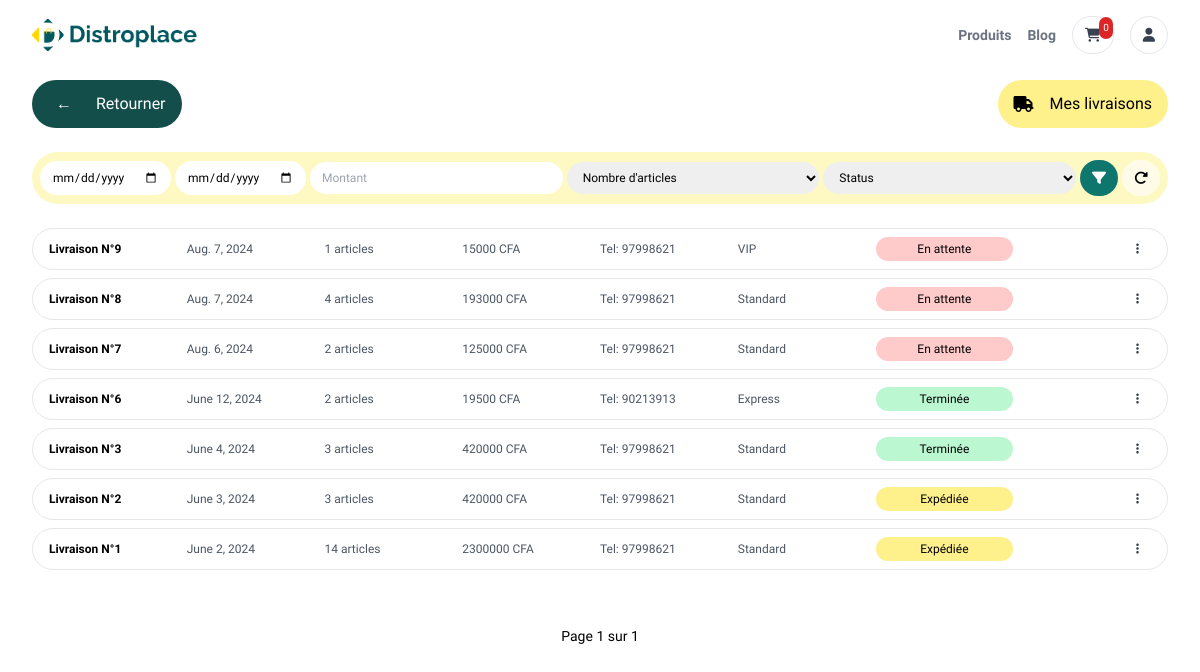
Screenshot of /store/deliveries/ (signed in) with the database file from the repository.
### store/models.py (models this page shows, shortened)
class Delivery(models.Model):
    order = models.ForeignKey(
        Order, on_delete=models.SET_NULL, null=True)
    delivery_type = models.ForeignKey(
        DeliveryType, on_delete=models.SET_NULL, default=1, null=True)
    client = models.ForeignKey(
        CustomUser, on_delete=models.SET_NULL, null=True)
    items = models.IntegerField(default=0)
    phone = models.CharField(max_length=255)
    address = models.CharField(max_length=255)
    amount_due = models.IntegerField(default=0, blank=True, null=True)
    amount_paid = models.IntegerField(default=0, blank=True, null=True)
    status = models.CharField(
        max_length=50, choices=delivery_statuses, default='pending')
    is_vip = models.BooleanField(default=False)
    d_day = models.DateField(default=get_tomorrow)
    timestamp = models.DateTimeField(auto_now_add=True)
    is_cancelled = models.BooleanField(default=False)
    observation = models.CharField(max_length=500, blank=True, null=True)
    signature = models.ImageField(
        upload_to='signatures/deliveries/', null=True, blank=True)

class DeliveryType(models.Model):
    title = models.CharField(max_length=255)
    price = models.IntegerField(default=1000)
    eta = models.IntegerField(default=3)
    def __str__(self):
        return str(self.title)

### store/views.py (the view)
# urls.py: path('deliveries/', dash_deliveries, name='dash_deliveries'),
@login_required(login_url='login')
def deliveries(req):
    user = req.user
    min_date_query = req.GET.get('min_date')
    max_date_query = req.GET.get('max_date')
    phone_query = req.GET.get('phone')
    amount_query = req.GET.get('amount')
    items_query = req.GET.get('items')
    status_query = req.GET.get('status')
    if not user.is_staff:
        base_query = Delivery.objects.filter(
            client=user).order_by('-timestamp')
    else:
        base_query = Delivery.objects.all().order_by('-timestamp')
    if min_date_query:
        base_query = base_query.filter(timestamp__date__gte=min_date_query)
    if max_date_query:
        base_query = base_query.filter(timestamp__date__lte=max_date_query)
    if phone_query:
        base_query = base_query.filter(phone=phone_query)
    if amount_query:
        base_query = base_query.filter(amount=amount_query)
    if items_query:
        base_query = base_query.filter(items=items_query)
    if status_query:
        base_query = base_query.filter(status=status_query)
    objects = paginate_objects(req, base_query)
    context = {
        "deliveries_page": "active",
        'title': 'deliveries',
        'objects': objects,
    }
    return render(req, 'store/deliveries.html', context)

### store/cart.py (called while the page is built)
    def __len__(self):
        return sum(item['quantity'] for item in self.cart.values())

### store/context_processors.py (called while the page is built)
def cart(request):
    return {'cart': Cart(request)}

### utils.py (called while the page is built)
def h_encode(id):
    return hashids.encode(id)

def paginate_objects(req, obj_list, obj_count=12):
    p = Paginator(obj_list, obj_count)
    page = req.GET.get('page')
    objects = p.get_page(page)
    return objects

    def to_url(self, value):
        return h_encode(value)

### store/templates/store/deliveries.html (shortened to what this page needs)
{% extends 'main.html' %} {% load static %} {% block content %}
<div class="px-4 lg:px-8 max-w-7xl mx-auto flex flex-col gap-6">
  <div class="flex justify-between">
    <div
      class="bg-teal-900 py-2 px-4 rounded-full flex items-center text-white gap-4"
    >
      <a
        id="back-button"
        class="inline-block px-2 py-1 font-bold hover:bg-yellow-300 hover:text-black rounded-full transition-all duration-300"
        href="#"
        >&larr;</a
      >
      Retourner
    </div>
    <span
      class="flex items-center gap-4 py-2 px-4 rounded-full bg-yellow-200 text-black"
      ><i class="fa-solid fa-truck"></i> Mes livraisons</span
    >
  </div>
  <form
    id="filter"
    class="p-2 w-full bg-yellow-100 rounded-full flex justify-between items-center gap-1 text-sm xl:text-sm"
  >
    <section class="w-full flex justify-between items-center gap-1 text-xs">
      {% include 'dashboard/components/date_margins.html' %}
      <input
        placeholder="Montant"
        name="amount"
        type="text"
        class="px-3 py-2 rounded-full focus:bg-gray-100 outilne-none w-full cursor-pointer"
      />
      <select
        name="items"
        class="hidden md:inline px-3 py-2 rounded-full focus:bg-gray-100 outilne-none w-full"
      >
        <option value="" selected disabled>Nombre d'articles</option>
      </select>
      <select
        name="status"
        class="hidden sm:flex px-3 py-2 rounded-full focus:bg-gray-100 outilne-none w-full cursor-pointer"
      >
        <option value="" selected="true" disabled="disabled">Status</option>
      </select>
    </section>
    <button
      class="px-3 py-2 bg-teal-700 hover:bg-teal-900 text-white hover:text-yellow-300 rounded-full transition duration-200 ease-in"
      type="submit"
    >
      <i class="fa-solid fa-filter"></i>
    </button>
    <button
      class="px-3 py-2 bg-yellow-50 hover:bg-yellow-300 hover:text-black rounded-full transition duration-200 ease-in"
      hx-on:click="clearForm('filter')"
      type="submit"
    >
      <i class="fa-solid fa-rotate-right"></i>
    </button>
  </form>
  {% if not objects %}
  <div class="flex flex-col items-center gap-4 my-20 mx-auto">
    <i class="fa-solid fa-truck text-teal-900 text-9xl"></i>
    <span>Aucune livraison trouvée</span>
  </div>
  {% else %}
  <div class="flex flex-col gap-2">
    {% for obj in objects %}
    {% include 'store/components/delivery_card.html' %}
    {% endfor %}
  </div>
  {% include 'paginator.html' %}
  {% endif %}
</div>
{% endblock %}

### store/templates/store/components/delivery_card.html (shortened to what this page needs)
{% load static %}
<div
  class="py-2 px-4 w-full bg-white hover:bg-gray-100 {% if obj.status == 'cancelled' %} text-gray-400 {% else %}  text-gray-600 {% endif %} text-xs xl:text-sm flex justify-between items-center lg:grid lg:grid-cols-8 rounded-full border hover:shadow-lg transition duration-200 ease-in"
>
  <h3 class="font-bold text-black">Livraison N°{{obj.id}}</h3>
  <p>
    {{obj.d_day}}
  </p>
  <p>
    {{obj.items}} articles
  </p>
  <p>
    {{obj.amount_due}} CFA
  </p>
  <p>
    Tel:
    {{obj.phone}}
  </p>
  <p>
    {{obj.delivery_type}}
  </p>
  {% include 'store/components/delivery_status.html' %}
  <div class="w-full text-end relative text-gray-700">
    <button
      type="button"
      class="hover:text-black bg-white hover:text-teal-700 px-3 py-1 rounded-full"
      name="deliverySentry"
      id="deliverySentry"
      aria-expanded="false"
      aria-haspopup="true"
      onclick="toggleHostActionDropdown(this,'{{obj.id}}')"
    >
      <i class="fa-sharp fa-solid fa-ellipsis-vertical"></i>
    </button>
  </div>
</div>

### store/templates/store/components/delivery_status.html (shortened to what this page needs)
{% if not curr_obj %} {% if obj.status == 'pending' %}
<span class="bg-red-200 text-black text-xs text-center px-3 py-1 rounded-full">
  {{obj.get_status_display}}
</span>
{% elif obj.status == 'dispatched' %}
<span
  class="bg-yellow-200 text-black text-xs text-center px-3 py-1 rounded-full"
>
  {{obj.get_status_display}}
</span>
{% elif obj.status == 'finished' %}
<span
  class="bg-green-200 text-black text-xs text-center px-3 py-1 rounded-full"
>
  {{obj.get_status_display}}
</span>
{% else %}
<span class="bg-gray-200 text-black text-xs text-center px-3 py-1 rounded-full">
  {{obj.get_status_display}}
</span>
{% endif %}
{% endif %}

### templates/main.html (style rules this page uses)
body { font-family: "Helvetica", sans-serif; }

### rows the page displays
Delivery: id "9", d_day "Aug. 7, 2024", items "1", amount_due "15000", phone "97998621", delivery_type "VIP", status "En attente"
Delivery: id "8", d_day "Aug. 7, 2024", items "4", amount_due "193000", phone "97998621", delivery_type "Standard", status "En attente"
Delivery: id "7", d_day "Aug. 6, 2024", items "2", amount_due "125000", phone "97998621", delivery_type "Standard", status "En attente"
Delivery: id "6", d_day "June 12, 2024", items "2", amount_due "19500", phone "90213913", delivery_type "Express", status "Terminée"
Delivery: id "3", d_day "June 4, 2024", items "3", amount_due "420000", phone "97998621", delivery_type "Standard", status "Terminée"
Delivery: id "2", d_day "June 3, 2024", items "3", amount_due "420000", phone "97998621", delivery_type "Standard", status "Expédiée"
Delivery: id "1", d_day "June 2, 2024", items "14", amount_due "2300000", phone "97998621", delivery_type "Standard", status "Expédiée"

### other values shown
{{ cart|length }} "0"
{{ objects.number }} "1"
{{ objects.paginator.num_pages }} "1"
